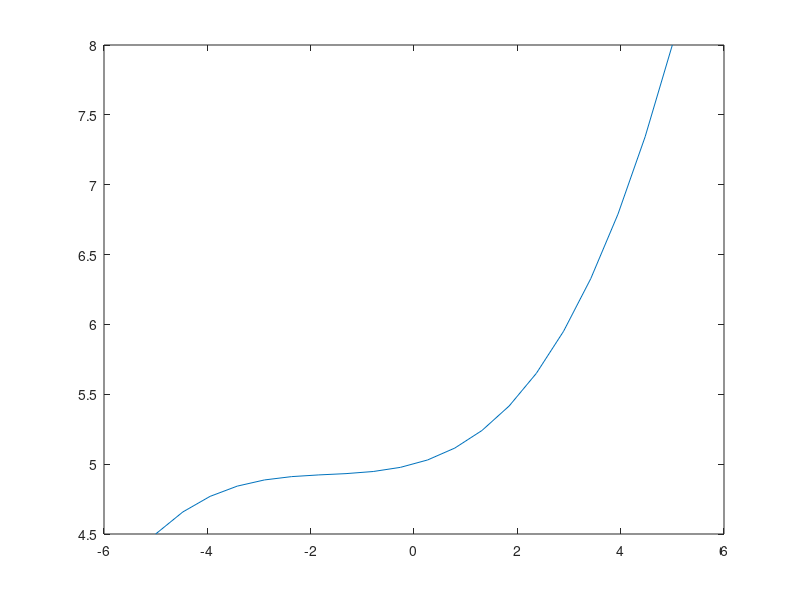
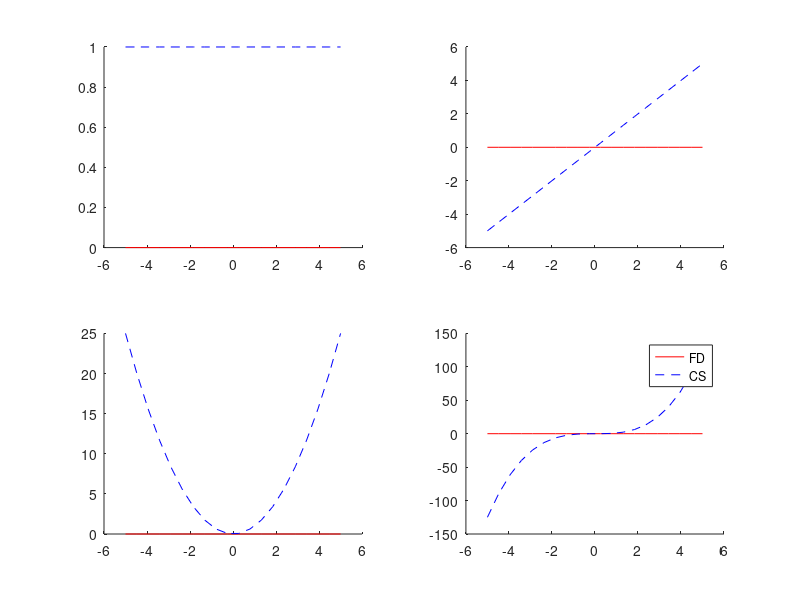

These figures' MATLAB source, in order:
% cubic_local_sensitivity.m
% Author: Mitchel J. Colebank
% Script for MATH 728: UQ for Phys and Biol Sys
% Date created: January, 2025
%
% clear; clc; close all;

xspace = linspace(-5,5, 20);
% xspace = linspace(-0.5,0.5, 20);

cubic_model = @(q) q(1) + q(2).*xspace ...
            + q(3).*xspace.^2 + q(4).*xspace.^3;

param_star = [5 0.1 0.05 0.01];
% param_star = [0.1 2 1e-5 1e-5];

num_param = 4;
n_xpts = length(xspace);
%%
figure;
plot(xspace,cubic_model(param_star));

%%
f_base = cubic_model(param_star);
f_FD = zeros(num_param,n_xpts);
f_CS = zeros(num_param,n_xpts);

h = 1e-18;
for i=1:num_param
    param_step = param_star;
    param_step(i) = param_star(i)+h;
    param_complex = param_star;
    param_complex(i) = param_star(i)+1i*h;
    f_step = cubic_model(param_step);
    f_FD(i,:) = (f_step-f_base)./h;
    f_step = cubic_model(param_complex);
    f_CS(i,:) = imag(f_step)./h;
end

figure; 
for i=1:4
    subplot(2,2,i); hold on;
    plot(xspace,f_FD(i,:),'r');
    plot(xspace,f_CS(i,:),'--b');
end
legend('FD','CS')